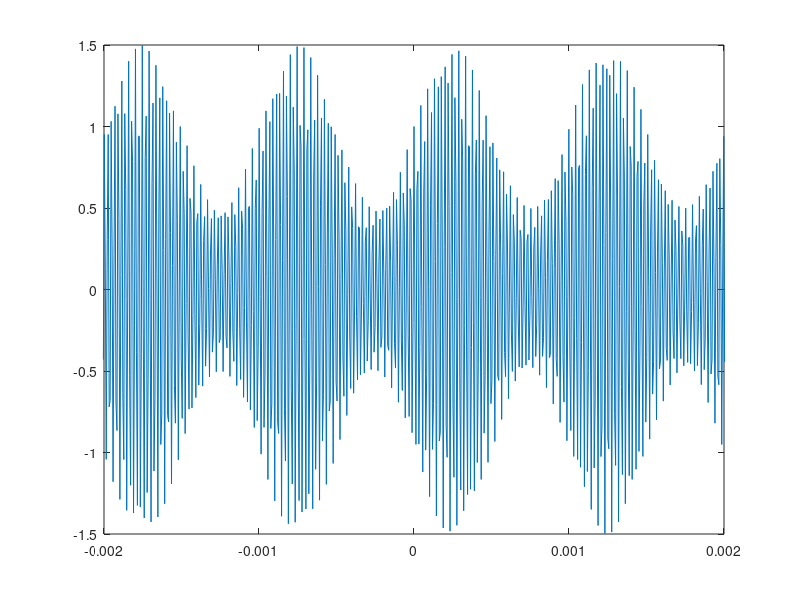

Write the MATLAB code that produced this figure. (Note: this script raises an error after producing the figure.)
t = linspace(-pi*10^-3, pi*10^-3, 1001);
s = (1+.5.*sin(2.*pi.*10^3.*t)).*cos(2.*pi.*10^6.*t);
Fig1 = figure('Position', [200, 75, 850, 600]); % set figure size and location
plot(t,s);
xlim([-2*10^-3 2*10^-3]);

f = linspace(-10^7, 10^7, 1001);
sf = 1./2.*(dirac(f-10^6) + dirac(f+10^6) + 0.5./(1i).*(dirac(f-10^6-10^3) + dirac(f-10^6+10^3) + dirac(f+10^6-10^3) + dirac(f+10^6+10^3)));
idx = sf == Inf; % find Inf
sf(idx) = 1;     % set Inf to finite value
Fig2 = figure('Position', [200, 75, 850, 600]); % set figure size and location
plot(f,sf);
xlim([-2*10^6 2*10^6]);